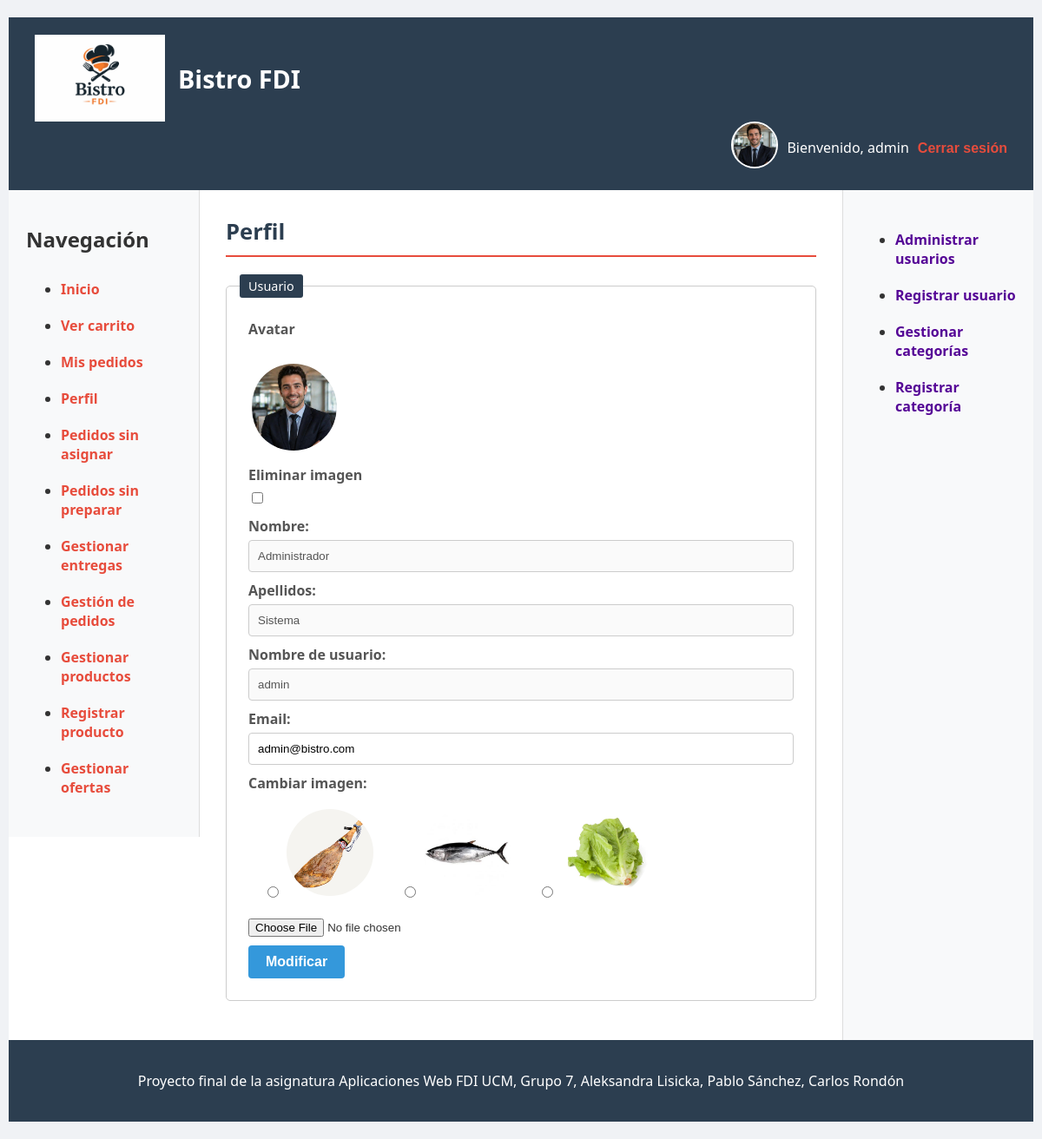
Page /usuarios/perfil.php (signed in) on the committed database.
### tables this page shows
CREATE TABLE `usuarios` (
  `id`             INT(11)       NOT NULL AUTO_INCREMENT,
  `nombreUsuario`  VARCHAR(50)   NOT NULL UNIQUE,
  `email`          VARCHAR(100)  NOT NULL UNIQUE,
  `nombre`         VARCHAR(100)  NOT NULL,
  `apellidos`      VARCHAR(150)  NOT NULL,
  `contraseña`     VARCHAR(255)  NOT NULL,
  `rol`            ENUM('cliente','camarero','cocinero','gerente','admin') NOT NULL DEFAULT 'cliente',
  `avatar`         VARCHAR(255)  DEFAULT NULL,
  `fechaRegistro`  DATETIME      DEFAULT current_timestamp(),
  `activo`         TINYINT(1)    NOT NULL DEFAULT 1,
  PRIMARY KEY (`id`)
);

### includes/clases/Aplicacion.php (called while the page is built, shortened)
<?php
class Aplicacion
{
    private static $instancia;
    public static function getInstance()
    {
        if (!self::$instancia instanceof self) {
            self::$instancia = new static();
        }
        return self::$instancia;
    }
    private $rutaRaizApp;
    private $inicializada;
    private function __construct()
    {
        $this->inicializada = false;
    }
    public function init($bdDatosConexion, $rutaApp = '/', $dirInstalacion = __DIR__)
    {
        if (!$this->inicializada) {
            $this->rutaRaizApp = $rutaApp;
            $this->inicializada = true;
        }
    }
    public function resuelve($path = '')
    {
        $rutaAppLongitudPrefijo = mb_strlen($this->rutaRaizApp);
        return $this->rutaRaizApp . $path;
    }
}

### includes/clases/usuarios/Usuario.php (called while the page is built, shortened)
<?php
class Usuario {
    private $nombreUsuario;
    private $email;
    private $nombre;
    private $apellidos;
    private $avatar;
    public function __construct($id, $nombreUsuario, $email, $nombre, $apellidos, $password, $rol, $avatar, $fechaRegistro) {
        $this->nombreUsuario = $nombreUsuario;
        $this->email = $email;
        $this->nombre = $nombre;
        $this->apellidos = $apellidos;
        $this->avatar = $avatar ?? "usuario_default.jpg";
    }
    public function getNombreUsuario() {
        return $this->nombreUsuario;
    }
    public function getNombre() {
        return $this->nombre;
    }
    public function getEmail() {
        return $this->email;
    }
    public function getApellidos() {
        return $this->apellidos;
    }
    public function getAvatar() {
        return $this->avatar;
    }
    public static function buscaUsuario($nombreUsuario) {
        $conn = Aplicacion::getInstance()->getConexionBd();
        $query = sprintf("SELECT * FROM usuarios WHERE nombreUsuario = '%s' AND activo = 1", $conn->real_escape_string($nombreUsuario));
        $rs = $conn->query($query);
        if ($rs && $rs->num_rows > 0) {
            $fila = $rs->fetch_assoc();
            $usuario = new Usuario(
                    $fila['id'],
                    $fila['nombreUsuario'],
                    $fila['email'],
                    $fila['nombre'],
                    $fila['apellidos'],
                    $fila['contraseña'],
                    $fila['rol'],
                    $fila['avatar'],
                    $fila['fechaRegistro']
            );
            return $usuario;
        }
        return false;
    }
}

### includes/clases/usuarios/FormularioPerfil.php (the view, shortened to what this page needs)
<?php
class FormularioPerfil extends Formulario
{
    protected function generaCamposFormulario(&$datos){
        $avataresDefault = ['avatar1.jpg', 'avatar2.jpg', 'avatar3.jpg'];
        $opcionesAvatar = '';
        $busqueda = $_SESSION['nombreUsuario'];
        $usuario = Usuario::buscaUsuario($busqueda);
        $rutaImagen = Aplicacion::getInstance()->resuelve("/img/" . $usuario->getAvatar());
        foreach ($avataresDefault as $img) {
            $ruta = Aplicacion::getInstance()->resuelve("/img/" . $img);
            $opcionesAvatar .= "
                <label class='opcion-avatar'>
                    <input type='radio' name='avatarDefault' value='{$img}'>
                    <img src='{$ruta}'>
                </label>";
        }
        $htmlErroresGlobales = self::generaListaErroresGlobales($this->errores);
        $erroresCampos = self::generaErroresCampos(['email', 'imagen'], $this->errores, 'span', array('class' => 'error'));
        $html = <<<EOF
        $htmlErroresGlobales
            <fieldset>
                <legend>Usuario</legend>
                <div>
                    <label>Avatar</label><br>
                    <img src={$rutaImagen} class="avatar-usuario" alt="Imagen de perfil">
                </div>
                <div>
                    <label>Eliminar imagen</label>
                        <input type="checkbox" name="eliminarImagen" value="1">
                </div>
                <div>
                    <label for="nombre">Nombre:</label>
                    <input id="nombre" type="text" name="nombre" value = "{$usuario->getNombre()}" disabled/>
                </div>
                <div>
                    <label for="apellidos">Apellidos:</label>
                    <input id="apellidos" type="text" name="apellidos" value = "{$usuario->getApellidos()}" disabled/>
                </div>
                <div>
                    <label for="nombreUsuario">Nombre de usuario:</label>
                    <input id="nombreUsuario" type="text" name="nombreUsuario" value = "{$usuario->getNombreUsuario()}" disabled/>
                </div>
                <div>
                    <label for="email">Email:</label>
                    <input id="email" type="email" name="email" value = "{$usuario->getEmail()}" />
                    {$erroresCampos['email']}
                    <span id="emailCorrecto"></span>
                </div>
                <div>
                    <label>Cambiar imagen:</label>
                    <div class="selector-avatares">
                        $opcionesAvatar
                    </div>
                    <input type="file" name="imagen" accept=".jpg,.jpeg,.png">
                    {$erroresCampos['imagen']}
                </div>
                <div>
                    <input type="hidden" name="id" value="{$usuario->getId()}">
                </div>
                <div>
                    <button type="submit" name="editarUsuario">Modificar</button>
                </div>
            </fieldset>
        EOF;
        return $html;
    }
}

### css/estilo.css (style rules this page uses)
body { background-color: #f0f2f5; font-family: Segoe UI, Roboto, Helvetica, Arial, sans-serif; margin: 0; padding: 20px 10px; color: #333; }
fieldset { border: 1px solid #ccc; border-radius: 5px; margin: 15px 0; padding: 15px; }
legend { color: #fff; background: #2c3e50; border-radius: 3px; padding: 4px 10px; font-size: 0.9em; }
fieldset div { margin: 10px; }
label { display: block; margin-bottom: 5px; font-weight: bold; color: #555; }
input[type="text"], input[type="password"], input[type="email"], input[type="number"], select { width: 100%; padding: 10px; border: 1px solid #ccc; border-radius: 4px; box-sizing: border-box; }
button, a.boton { border: none; border-radius: 4px; font-size: 1em; font-weight: bold; padding: 10px 20px; cursor: pointer; background-color: #3498db; color: white; text-align: center; text-decoration: none; display: inline-block; transition: background-color 0.3s; }
.avatar-usuario { width: 100px; height: 100px; border-radius: 50%; object-fit: cover; border: 2px solid #fff; }
.selector-avatares { display: flex; gap: 15px; flex-wrap: wrap; margin-top: 10px; }
.selector-avatares label { cursor: pointer; border: 2px solid transparent; border-radius: 50%; display:inline-block; margin:5px; }
.opcion-avatar { cursor: pointer; display: flex; flex-direction: column; align-items: center; }
.opcion-avatar input { margin-bottom: 5px; }
.opcion-avatar img { width: 100px; height: 100px; object-fit: cover; border-radius: 50%; border: 2px solid transparent; transition: transform 0.2s, border-color 0.2s; }

### rows in the picture
usuarios: avatar (picture), nombre "Administrador", apellidos "Sistema", nombreUsuario "admin", email "admin@bistro.com"

### other values in the picture
$params['cabecera'] "Bistro FDI"
$nombreUsuario "admin"
